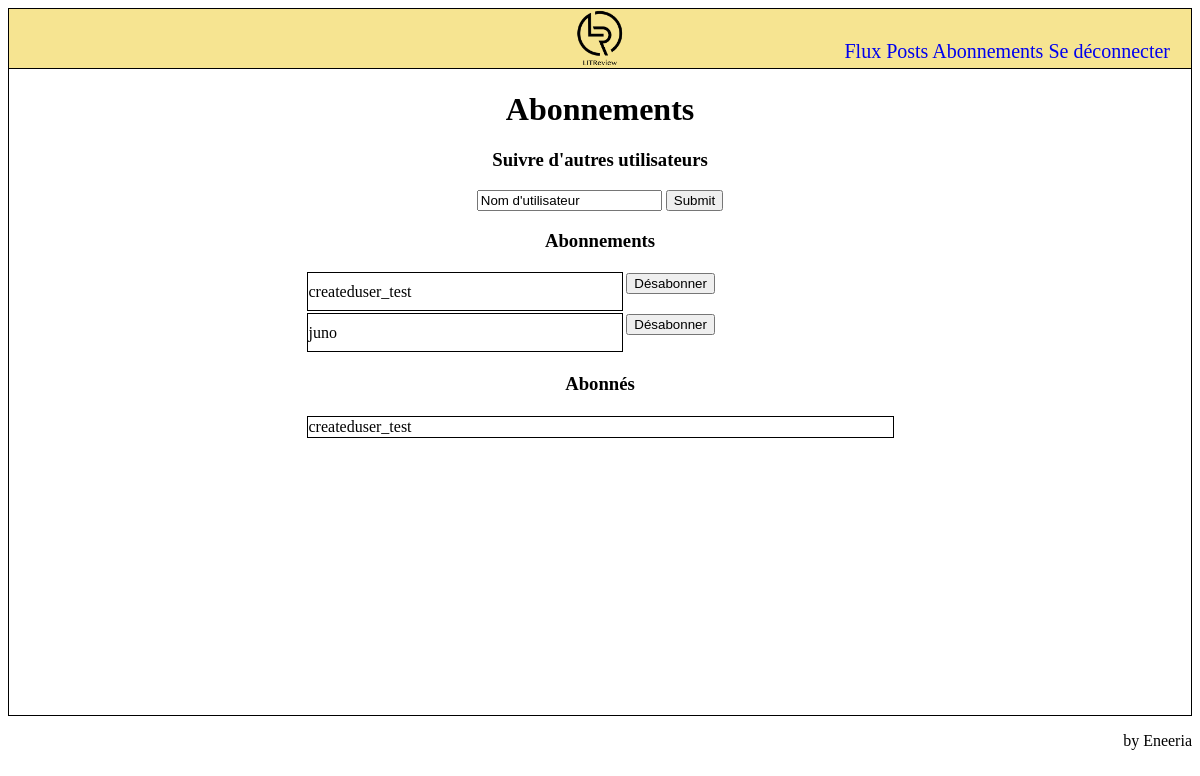
The page /subscriptions/ (signed in) on the database as committed earlier.
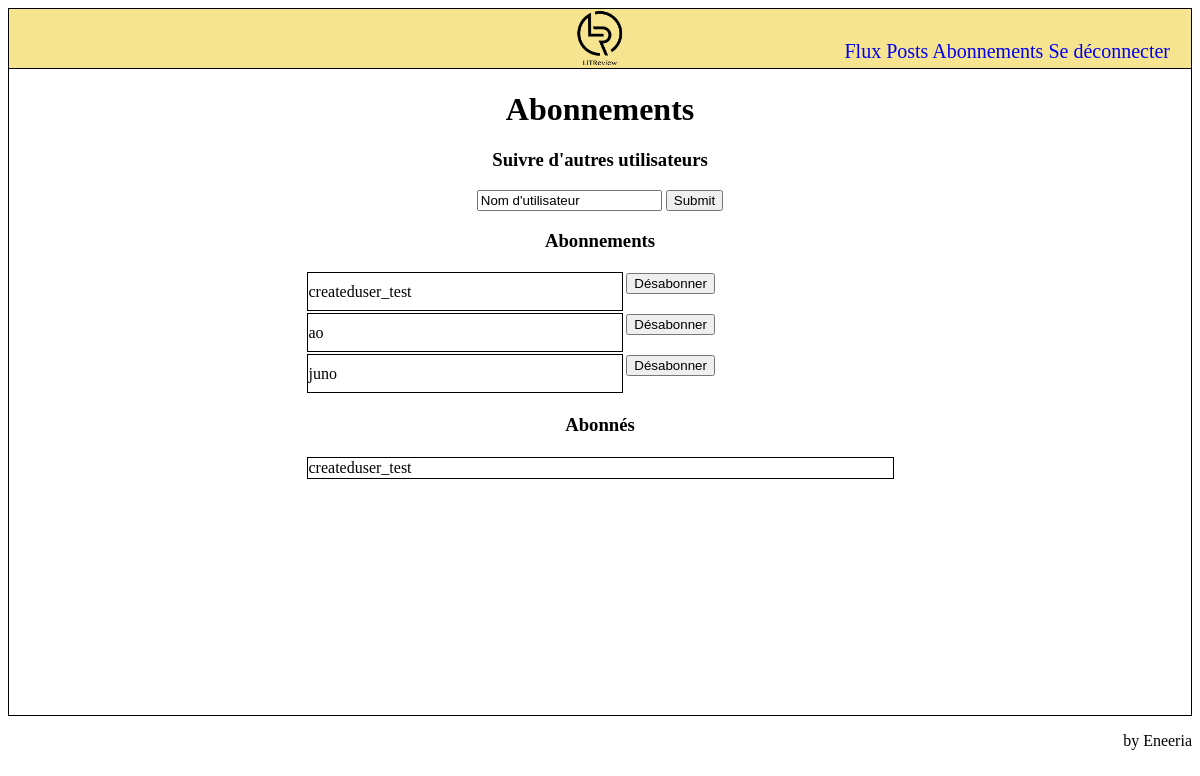
The same page on the database as committed later.
### reviews_webapp/models.py (models this page shows)
class UserFollows(models.Model):
    user = models.ForeignKey(
        to=settings.AUTH_USER_MODEL,
        on_delete=models.CASCADE,
        related_name='following')
    followed_user = models.ForeignKey(
        to=settings.AUTH_USER_MODEL,
        on_delete=models.CASCADE, related_name='followed_by')
    class Meta:
        unique_together = ('user', 'followed_user', )

### authentication/models.py (models this page shows)
class User(AbstractUser):
    pass

### reviews_webapp/views.py (the view, shortened to what this page needs)
# urls.py: path('subscriptions/', reviews_webapp.views.SubscriptionPageView.as_view(), name='subscriptions'),
class SubscriptionPageView(LoginRequiredMixin, View):
    template_name = "reviews_webapp/subscriptions.html"
    sub_form = SubscriptionForm()
    subscriptions = [relationship_object for relationship_object in UserFollows.objects.filter(user=User.objects.get(pk=1))]
    followers = [relationship_object.user for relationship_object in UserFollows.objects.filter(followed_user=User.objects.get(pk=1))]
    def get(self, request):
        context = {
            "form": self.sub_form,
            "subscriptions": self.subscriptions,
            "subscribers": self.followers,
        }
        return render(request, self.template_name, context)

### reviews_webapp/forms.py (shortened to what this page needs)
class SubscriptionForm(forms.Form):
    username = forms.CharField(max_length=30, initial='Nom d\'utilisateur', required=False)

### reviews_webapp/templates/reviews_webapp/subscriptions.html (shortened to what this page needs)
{% extends 'base.html' %}
{% block content %}
<h1>Abonnements</h1>
<h3>Suivre d'autres utilisateurs</h3>
<p>
    <form method="post">
        {{ form.username }}
        <input type="submit"/>
    </form>
</p>
<h3>Abonnements</h3>
<table style="width: 100%;">
    {% for relationship in subscriptions %}
        <tr>
        <td style="border: 1px solid black">{{ relationship.followed_user.username }}</td>
        <td>
            <form action="{% url 'subscriptions' %}" method="post">
                <button value="{{ relationship.id }}" name="unsubscribe_id" method="post">Désabonner</button>
            </form>
        </td>
    </tr>
    {% endfor %}
</table>
<h3>Abonnés</h3>
<table style="width: 100%;">
    {% for user in subscribers %}
    <tr>
        <td style="border: 1px solid black">{{ user }}</td>
    </tr>
    {% endfor %}
</table>
{% endblock content %}

Rows that differ between the two databases and show on the page:
added UserFollows: followed_user.username "ao", {{ relationship.id }} 5 (drawn)
